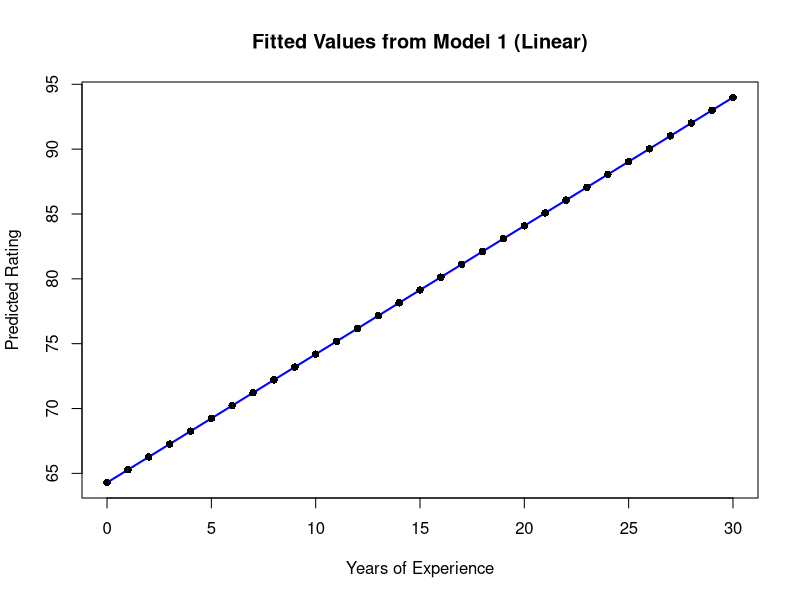
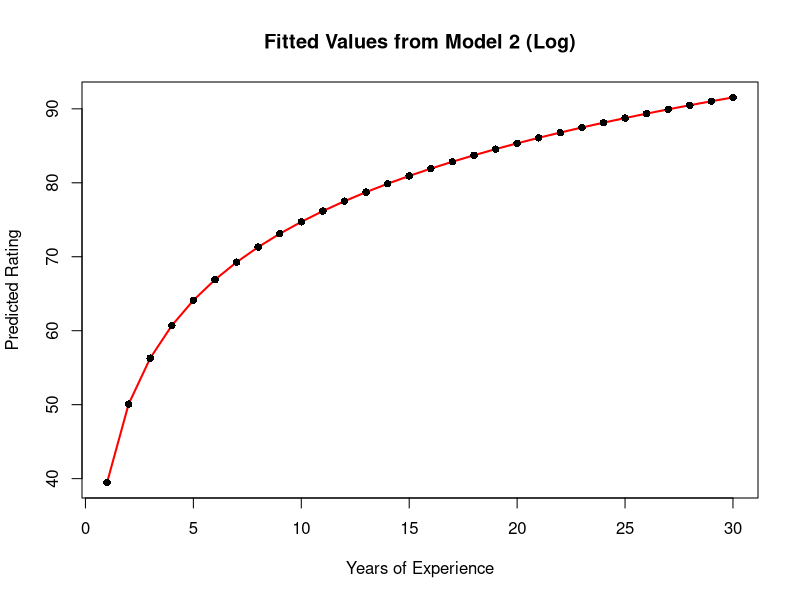

Generate these figures, in order, with R:
rm(list = ls())  

#4.04 a b
# 設定參數
EXPER1 <- seq(0, 30, by = 1)  # Model 1 的 EXPER 範圍
EXPER2 <- seq(1, 30, by = 1)  # Model 2 的 EXPER 範圍（從 1 開始）

# 計算擬合值
RATING1 <- 64.289 + 0.990 * EXPER1  # Model 1
RATING2 <- 39.464 + 15.312 * log(EXPER2)  # Model 2

# 繪製 Model 1（線性模型）
plot(EXPER1, RATING1, type = "l", col = "blue", lwd = 2, 
     xlab = "Years of Experience", ylab = "Predicted Rating",
     main = "Fitted Values from Model 1 (Linear)")
points(EXPER1, RATING1, col = "black", pch = 16)

# 繪製 Model 2（對數模型）
plot(EXPER2, RATING2, type = "l", col = "red", lwd = 2, 
     xlab = "Years of Experience", ylab = "Predicted Rating",
     main = "Fitted Values from Model 2 (Log)" )
points(EXPER2, RATING2, col = "black", pch = 16)
